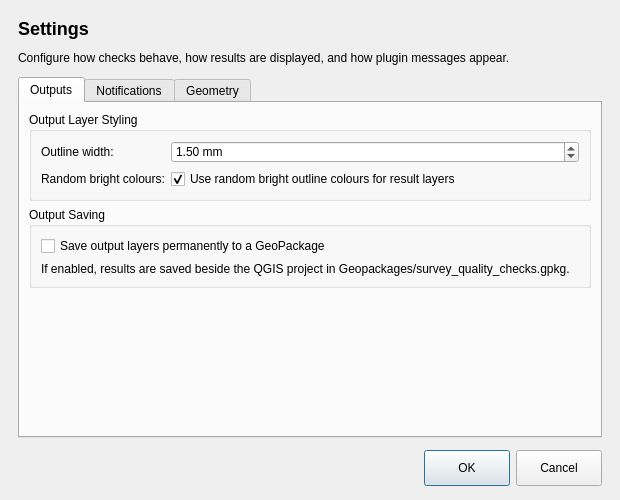
<?xml version="1.0" ?>
<ui version="4.0">
 <class>SurveyQualityControlToolkitSettingsDialogBase</class>
 <widget class="QDialog" name="SurveyQualityControlToolkitSettingsDialogBase">
  <property name="geometry">
   <rect>
    <x>0</x>
    <y>0</y>
    <width>620</width>
    <height>500</height>
   </rect>
  </property>
  <property name="minimumSize">
   <size>
    <width>620</width>
    <height>500</height>
   </size>
  </property>
  <property name="windowTitle">
   <string>Survey Quality Control Toolkit Settings</string>
  </property>
  <property name="styleSheet">
   <string notr="true">QDialogButtonBox QPushButton {
    min-width: 78px;
    min-height: 28px;
}</string>
  </property>
  <layout class="QVBoxLayout" name="verticalLayout">
   <property name="spacing">
    <number>12</number>
   </property>
   <property name="leftMargin">
    <number>18</number>
   </property>
   <property name="topMargin">
    <number>18</number>
   </property>
   <property name="rightMargin">
    <number>18</number>
   </property>
   <property name="bottomMargin">
    <number>14</number>
   </property>
   <item>
    <widget class="QLabel" name="titleLabel">
     <property name="text">
      <string>Settings</string>
     </property>
     <property name="styleSheet">
      <string notr="true">font-size: 18px; font-weight: bold;</string>
     </property>
    </widget>
   </item>
   <item>
    <widget class="QLabel" name="descriptionLabel">
     <property name="text">
      <string>Configure how checks behave, how results are displayed, and how plugin messages appear.</string>
     </property>

     <property name="wordWrap">
      <bool>true</bool>
     </property>
    </widget>
   </item>
   <item>
    <widget class="QTabWidget" name="settingsTabWidget">
     <property name="currentIndex">
      <number>0</number>
     </property>
     <widget class="QWidget" name="outputsTab">
      <attribute name="title">
       <string>Outputs</string>
      </attribute>
      <layout class="QVBoxLayout" name="outputsTabLayout">
       <item>
        <widget class="QGroupBox" name="displayGroupBox">
         <property name="title">
          <string>Output Layer Styling</string>
         </property>
         <layout class="QFormLayout" name="displayFormLayout">
          <item row="0" column="0">
           <widget class="QLabel" name="lineWidthLabel">
            <property name="text">
             <string>Outline width:</string>
            </property>
           </widget>
          </item>
          <item row="0" column="1">
           <widget class="QDoubleSpinBox" name="outlineWidthSpinBox">
            <property name="minimum">
             <double>0.100000000000000</double>
            </property>
            <property name="maximum">
             <double>10.000000000000000</double>
            </property>
            <property name="singleStep">
             <double>0.100000000000000</double>
            </property>
            <property name="value">
             <double>1.500000000000000</double>
            </property>
            <property name="suffix">
             <string> mm</string>
            </property>
           </widget>
          </item>
          <item row="1" column="0">
           <widget class="QLabel" name="randomColourLabel">
            <property name="text">
             <string>Random bright colours:</string>
            </property>
           </widget>
          </item>
          <item row="1" column="1">
           <widget class="QCheckBox" name="randomColourCheckBox">
            <property name="text">
             <string>Use random bright outline colours for result layers</string>
            </property>
            <property name="checked">
             <bool>true</bool>
            </property>
           </widget>
          </item>
         </layout>
        </widget>
       </item>
       <item>
        <widget class="QGroupBox" name="outputSavingGroupBox">
         <property name="title">
          <string>Output Saving</string>
         </property>
         <layout class="QVBoxLayout" name="outputSavingVerticalLayout">
          <item>
           <widget class="QCheckBox" name="saveOutputsCheckBox">
            <property name="text">
             <string>Save output layers permanently to a GeoPackage</string>
            </property>
            <property name="toolTip">
             <string>When enabled, result layers are saved to Geopackages/survey_quality_checks.gpkg in the project folder.</string>
            </property>
            <property name="checked">
             <bool>false</bool>
            </property>
           </widget>
          </item>
          <item>
           <widget class="QLabel" name="saveOutputsInfoLabel">
            <property name="text">
             <string>If enabled, results are saved beside the QGIS project in Geopackages/survey_quality_checks.gpkg.</string>
            </property>

            <property name="wordWrap">
             <bool>true</bool>
            </property>
           </widget>
          </item>
         </layout>
        </widget>
       </item>
       <item>
        <spacer name="outputsSpacer">
         <property name="orientation">
          <enum>Qt::Vertical</enum>
         </property>
         <property name="sizeHint" stdset="0">
          <size>
           <width>20</width>
           <height>40</height>
          </size>
         </property>
        </spacer>
       </item>
      </layout>
     </widget>
     <widget class="QWidget" name="notificationsTab">
      <attribute name="title">
       <string>Notifications</string>
      </attribute>
      <layout class="QVBoxLayout" name="notificationsTabLayout">
       <item>
        <widget class="QGroupBox" name="messageGroupBox">
         <property name="title">
          <string>Message Banners</string>
         </property>
         <layout class="QFormLayout" name="messageFormLayout">
          <item row="0" column="0">
           <widget class="QLabel" name="messageDurationLabel">
            <property name="text">
             <string>Banner duration:</string>
            </property>
           </widget>
          </item>
          <item row="0" column="1">
           <widget class="QSpinBox" name="messageDurationSpinBox">
            <property name="minimum">
             <number>1</number>
            </property>
            <property name="maximum">
             <number>60</number>
            </property>
            <property name="value">
             <number>10</number>
            </property>
            <property name="suffix">
             <string> seconds</string>
            </property>
           </widget>
          </item>
         </layout>
        </widget>
       </item>
       <item>
        <spacer name="notificationsSpacer">
         <property name="orientation">
          <enum>Qt::Vertical</enum>
         </property>
         <property name="sizeHint" stdset="0">
          <size>
           <width>20</width>
           <height>40</height>
          </size>
         </property>
        </spacer>
       </item>
      </layout>
     </widget>
     <widget class="QWidget" name="geometryTab">
      <attribute name="title">
       <string>Geometry</string>
      </attribute>
      <layout class="QVBoxLayout" name="geometryTabLayout">
       <item>
        <widget class="QGroupBox" name="geometryToleranceGroupBox">
         <property name="title">
          <string>Geometry Tolerance</string>
         </property>
         <layout class="QFormLayout" name="geometryToleranceFormLayout">
          <item row="0" column="0">
           <widget class="QLabel" name="geometryToleranceLabel">
            <property name="text">
             <string>Tolerance:</string>
            </property>
           </widget>
          </item>
          <item row="0" column="1">
           <widget class="QDoubleSpinBox" name="geometryToleranceSpinBox">
            <property name="toolTip">
             <string>Small geometry differences below this value may be ignored by checks that use tolerance.</string>
            </property>
            <property name="decimals">
             <number>6</number>
            </property>
            <property name="minimum">
             <double>0.000000000000000</double>
            </property>
            <property name="maximum">
             <double>1000000.000000000000000</double>
            </property>
            <property name="singleStep">
             <double>0.001000000000000</double>
            </property>
            <property name="value">
             <double>0.000000000000000</double>
            </property>
            <property name="suffix">
             <string> layer units</string>
            </property>
           </widget>
          </item>
          <item row="1" column="0">
           <widget class="QLabel" name="minimumOverlapAreaLabel">
            <property name="text">
             <string>Minimum overlap area:</string>
            </property>
           </widget>
          </item>
          <item row="1" column="1">
           <widget class="QDoubleSpinBox" name="minimumOverlapAreaSpinBox">
            <property name="toolTip">
             <string>Overlap areas smaller than this value will be ignored.</string>
            </property>
            <property name="decimals">
             <number>9</number>
            </property>
            <property name="minimum">
             <double>0.000000000000000</double>
            </property>
            <property name="maximum">
             <double>1000000.000000000000000</double>
            </property>
            <property name="singleStep">
             <double>0.000100000000000</double>
            </property>
            <property name="value">
             <double>0.000100000000000</double>
            </property>
            <property name="suffix">
             <string> layer units²</string>
            </property>
           </widget>
          </item>
          <item row="2" column="0">
           <widget class="QLabel" name="minimumDifferenceAreaLabel">
            <property name="text">
             <string>Minimum difference area:</string>
            </property>
           </widget>
          </item>
          <item row="2" column="1">
           <widget class="QDoubleSpinBox" name="minimumDifferenceAreaSpinBox">
            <property name="toolTip">
             <string>Difference pieces smaller than this value will be ignored.</string>
            </property>
            <property name="decimals">
             <number>9</number>
            </property>
            <property name="minimum">
             <double>0.000000000000000</double>
            </property>
            <property name="maximum">
             <double>1000000.000000000000000</double>
            </property>
            <property name="singleStep">
             <double>0.010000000000000</double>
            </property>
            <property name="value">
             <double>0.010000000000000</double>
            </property>
            <property name="suffix">
             <string> layer units²</string>
            </property>
           </widget>
          </item>
          <item row="3" column="0">
           <widget class="QLabel" name="gapCloseDistanceLabel">
            <property name="text">
             <string>Gap close distance:</string>
            </property>
           </widget>
          </item>
          <item row="3" column="1">
           <widget class="QDoubleSpinBox" name="gapCloseDistanceSpinBox">
            <property name="toolTip">
             <string>Distance used by the Linear Boundary Gaps check to close and detect narrow gaps.</string>
            </property>
            <property name="decimals">
             <number>9</number>
            </property>
            <property name="minimum">
             <double>0.000000000000000</double>
            </property>
            <property name="maximum">
             <double>1000000.000000000000000</double>
            </property>
            <property name="singleStep">
             <double>0.001000000000000</double>
            </property>
            <property name="value">
             <double>0.005000000000000</double>
            </property>
            <property name="suffix">
             <string> layer units</string>
            </property>
           </widget>
          </item>
         </layout>
        </widget>
       </item>
       <item>
        <widget class="QLabel" name="geometryToleranceInfoLabel">
         <property name="text">
          <string>Use these settings carefully. Values are measured in the units of the layer CRS. Area thresholds use square layer units. Larger values may ignore very small overlaps, difference pieces, or gaps.</string>
         </property>

         <property name="wordWrap">
          <bool>true</bool>
         </property>
        </widget>
       </item>
       <item>
        <widget class="QLabel" name="restoreGeometryDefaultsInfoLabel">
         <property name="text">
          <string>Use Restore Defaults to return the geometry settings to the original plugin values.</string>
         </property>

         <property name="wordWrap">
          <bool>true</bool>
         </property>
        </widget>
       </item>
       <item>
        <layout class="QHBoxLayout" name="restoreGeometryDefaultsLayout">
         <item>
          <spacer name="restoreGeometryDefaultsSpacer">
           <property name="orientation">
            <enum>Qt::Horizontal</enum>
           </property>
           <property name="sizeHint" stdset="0">
            <size>
             <width>40</width>
             <height>20</height>
            </size>
           </property>
          </spacer>
         </item>
         <item>
          <widget class="QPushButton" name="restoreGeometryDefaultsButton">
           <property name="text">
            <string>Restore Geometry Defaults</string>
           </property>
           <property name="toolTip">
            <string>Restore tolerance, minimum overlap area, minimum difference area, and gap close distance to default values.</string>
           </property>
          </widget>
         </item>
        </layout>
       </item>
       <item>
        <spacer name="geometrySpacer">
         <property name="orientation">
          <enum>Qt::Vertical</enum>
         </property>
         <property name="sizeHint" stdset="0">
          <size>
           <width>20</width>
           <height>40</height>
          </size>
         </property>
        </spacer>
       </item>
      </layout>
     </widget>
    </widget>
   </item>
   <item>
    <widget class="QDialogButtonBox" name="buttonBox">
     <property name="orientation">
      <enum>Qt::Horizontal</enum>
     </property>
     <property name="standardButtons">
      <set>QDialogButtonBox::Cancel|QDialogButtonBox::Ok</set>
     </property>
    </widget>
   </item>
  </layout>
 </widget>
 <resources/>
 <connections>
  <connection>
   <sender>buttonBox</sender>
   <signal>accepted()</signal>
   <receiver>SurveyQualityControlToolkitSettingsDialogBase</receiver>
   <slot>accept()</slot>
   <hints>
    <hint type="sourcelabel">
     <x>365</x>
     <y>390</y>
    </hint>
    <hint type="destinationlabel">
     <x>157</x>
     <y>274</y>
    </hint>
   </hints>
  </connection>
  <connection>
   <sender>buttonBox</sender>
   <signal>rejected()</signal>
   <receiver>SurveyQualityControlToolkitSettingsDialogBase</receiver>
   <slot>reject()</slot>
   <hints>
    <hint type="sourcelabel">
     <x>452</x>
     <y>390</y>
    </hint>
    <hint type="destinationlabel">
     <x>286</x>
     <y>274</y>
    </hint>
   </hints>
  </connection>
 </connections>
</ui>
